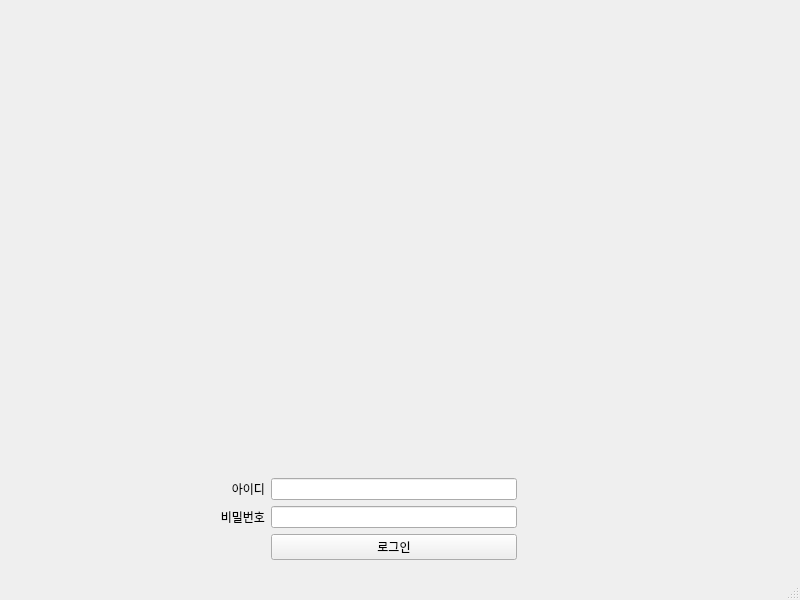
<?xml version="1.0" encoding="UTF-8"?>
<ui version="4.0">
 <class>MainWindow</class>
 <widget class="QMainWindow" name="MainWindow">
  <property name="geometry">
   <rect>
    <x>0</x>
    <y>0</y>
    <width>800</width>
    <height>600</height>
   </rect>
  </property>
  <property name="windowTitle">
   <string>MainWindow</string>
  </property>
  <widget class="QWidget" name="centralwidget">
   <layout class="QGridLayout" name="gridLayout">
    <item row="0" column="1">
     <widget class="QStackedWidget" name="stackedWidget">
      <property name="currentIndex">
       <number>0</number>
      </property>
      <widget class="QWidget" name="page">
       <layout class="QGridLayout" name="gridLayout_2">
        <item row="1" column="0">
         <widget class="QLabel" name="label_25">
          <property name="layoutDirection">
           <enum>Qt::LayoutDirection::LeftToRight</enum>
          </property>
          <property name="text">
           <string>아이디</string>
          </property>
          <property name="alignment">
           <set>Qt::AlignmentFlag::AlignRight|Qt::AlignmentFlag::AlignTrailing|Qt::AlignmentFlag::AlignVCenter</set>
          </property>
         </widget>
        </item>
        <item row="4" column="0">
         <widget class="QLabel" name="label_26">
          <property name="text">
           <string>비밀번호</string>
          </property>
          <property name="alignment">
           <set>Qt::AlignmentFlag::AlignRight|Qt::AlignmentFlag::AlignTrailing|Qt::AlignmentFlag::AlignVCenter</set>
          </property>
         </widget>
        </item>
        <item row="4" column="1">
         <widget class="QLineEdit" name="password_input"/>
        </item>
        <item row="1" column="1">
         <widget class="QLineEdit" name="id_input"/>
        </item>
        <item row="5" column="4">
         <spacer name="horizontalSpacer_2">
          <property name="orientation">
           <enum>Qt::Orientation::Horizontal</enum>
          </property>
          <property name="sizeHint" stdset="0">
           <size>
            <width>40</width>
            <height>20</height>
           </size>
          </property>
         </spacer>
        </item>
        <item row="5" column="0">
         <spacer name="horizontalSpacer">
          <property name="orientation">
           <enum>Qt::Orientation::Horizontal</enum>
          </property>
          <property name="sizeHint" stdset="0">
           <size>
            <width>40</width>
            <height>20</height>
           </size>
          </property>
         </spacer>
        </item>
        <item row="5" column="1">
         <widget class="QPushButton" name="Btn_login">
          <property name="text">
           <string>로그인</string>
          </property>
         </widget>
        </item>
        <item row="0" column="0" colspan="5">
         <widget class="QLabel" name="label">
          <property name="styleSheet">
           <string notr="true">image: url(:/image/logo.png);</string>
          </property>
          <property name="text">
           <string/>
          </property>
         </widget>
        </item>
       </layout>
      </widget>
      <widget class="QWidget" name="page_2">
       <layout class="QGridLayout" name="gridLayout_3">
        <item row="1" column="0">
         <spacer name="horizontalSpacer_3">
          <property name="orientation">
           <enum>Qt::Orientation::Horizontal</enum>
          </property>
          <property name="sizeHint" stdset="0">
           <size>
            <width>40</width>
            <height>20</height>
           </size>
          </property>
         </spacer>
        </item>
        <item row="1" column="3">
         <spacer name="horizontalSpacer_4">
          <property name="orientation">
           <enum>Qt::Orientation::Horizontal</enum>
          </property>
          <property name="sizeHint" stdset="0">
           <size>
            <width>40</width>
            <height>20</height>
           </size>
          </property>
         </spacer>
        </item>
        <item row="0" column="0" colspan="4">
         <widget class="QFrame" name="frame_4">
          <property name="frameShape">
           <enum>QFrame::Shape::StyledPanel</enum>
          </property>
          <property name="frameShadow">
           <enum>QFrame::Shadow::Raised</enum>
          </property>
          <layout class="QGridLayout" name="gridLayout_7">
           <item row="1" column="1">
            <widget class="QLineEdit" name="lineEdit"/>
           </item>
           <item row="1" column="2">
            <widget class="QPushButton" name="Btn_send_msg">
             <property name="text">
              <string>전송</string>
             </property>
            </widget>
           </item>
           <item row="1" column="0">
            <widget class="QLabel" name="label_2">
             <property name="text">
              <string>입력창</string>
             </property>
            </widget>
           </item>
           <item row="0" column="0" colspan="3">
            <widget class="QScrollArea" name="user_chat_scroll">
             <property name="widgetResizable">
              <bool>true</bool>
             </property>
             <widget class="QWidget" name="scrollAreaWidgetContents_4">
              <property name="geometry">
               <rect>
                <x>0</x>
                <y>0</y>
                <width>742</width>
                <height>424</height>
               </rect>
              </property>
              <layout class="QGridLayout" name="gridLayout_9">
               <item row="0" column="0">
                <layout class="QVBoxLayout" name="verticalLayout_9"/>
               </item>
              </layout>
             </widget>
            </widget>
           </item>
          </layout>
         </widget>
        </item>
        <item row="1" column="2">
         <widget class="QPushButton" name="Btn_log_out">
          <property name="text">
           <string>로그아웃</string>
          </property>
         </widget>
        </item>
       </layout>
      </widget>
     </widget>
    </item>
   </layout>
  </widget>
  <widget class="QMenuBar" name="menubar">
   <property name="geometry">
    <rect>
     <x>0</x>
     <y>0</y>
     <width>800</width>
     <height>23</height>
    </rect>
   </property>
  </widget>
  <widget class="QStatusBar" name="statusbar"/>
 </widget>
 <resources/>
 <connections/>
</ui>
